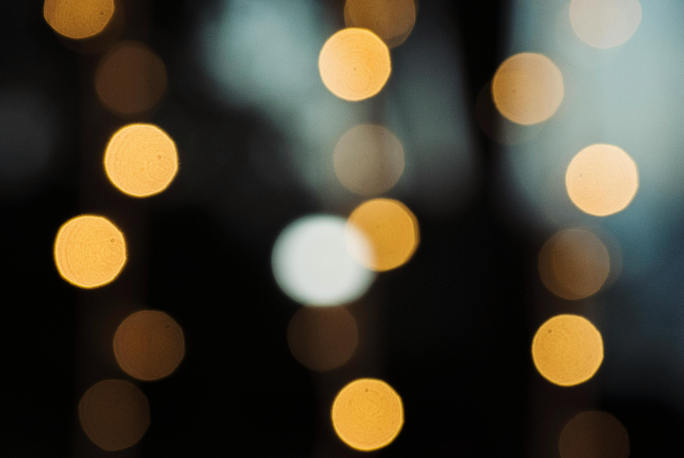
#> input picture project1/images/bright_blobs.png, 684 x 458 px
$ python convolution_implementation.py
#> lines starting #> are read from the running program, lines starting #| are printed output that depends on the picture
import cv2
import numpy as np
import os

def apply_convolution(image, filter):
    """
    Apply convolution to a single channel image using a square filter.
    Using zero-padding as boundary condition.
    Args:
        image: 2D numpy array (single channel)
        filter: 2D numpy array (square, odd-sized kernel)
    Returns:
        Filtered image as 2D numpy array
    """
    # Get dimensions
    img_height, img_width = image.shape
    filter_size = filter.shape[0]
    pad_size = filter_size // 2

    # Create padded image (zero padding)
    # If kernel size = 5, pad size = 2
    # np.pad pads 2 pixels on each side i.e. top, bottom, left, right
    padded_image = np.pad(image, pad_size, mode='constant', constant_values=0)

    # Initialize output image
    output = np.zeros_like(image, dtype=np.float64)

    # Perform convolution
    for i in range(img_height):
        for j in range(img_width):
            # Extract region of interest
            region = padded_image[i:i+filter_size, j:j+filter_size]
            # Apply filter (element-wise multiplication and sum)
            output[i, j] = np.sum(region * filter)

    # Clip values to valid range
    output = np.clip(output, 0, 255)
    return output.astype(np.uint8)


def get_filters():
    return {
        'box': np.ones((3, 3)) / 9,
        'gaussian': np.array([[1, 2, 1],
                              [2, 4, 2],
                              [1, 2, 1]]) / 16,
        'sobel_horizontal': np.array([[-1, -2, -1],
                                      [ 0,  0,  0],
                                      [ 1,  2,  1]]),
        'sobel_vertical': np.array([[-1,  0,  1],
                                    [-2,  0,  2],
                                    [-1,  0,  1]]),
        'sharpening': np.array([[ 0, -1,  0],
                                [-1,  5, -1],
                                [ 0, -1,  0]]),
        'emboss': np.array([[-2, -1,  0],
                            [-1,  1,  1],
                            [ 0,  1,  2]])
    }


def main():
    input_path = "./images/bright_blobs.png"
    # input_path = "./images/room.png"

    filter_name = "gaussian"  # choose from get_filters()
    output_folder = "./outputs/out_conv"
    os.makedirs(output_folder, exist_ok=True)

    # Read image in grayscale
    img = cv2.imread(input_path, cv2.IMREAD_GRAYSCALE)
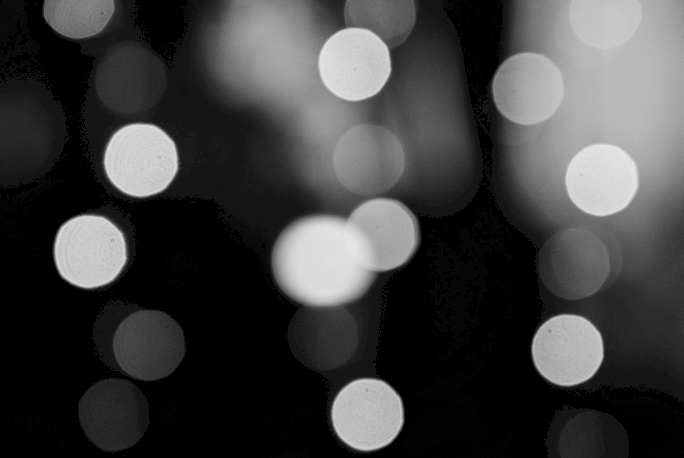
#> img: shape (458, 684); min 0, max 232, mean 62.9
    if img is None:
        print(f"Error: Could not read {input_path}")
        return

    # Get kernel
    filters = get_filters()
    if filter_name not in filters:
        print(f"Error: Filter {filter_name} not found")
        return
    kernel = filters[filter_name]

    # Apply convolution
    print("Applying convolution...")
    result = apply_convolution(img, kernel)
    print("Convolution done.")

    # Construct output filename
    base, ext = os.path.splitext(os.path.basename(input_path))
    output_path = f"{output_folder}/{base}_{filter_name}.png"

    # Concatenate original and result side by side
    combined = np.hstack((img, result))
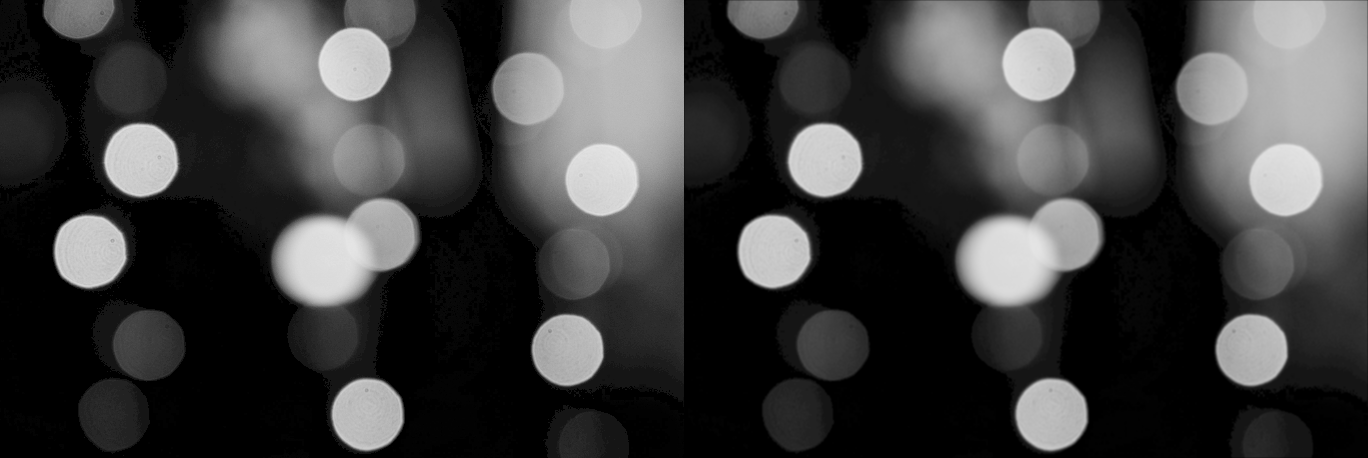
#> combined: shape (458, 1368); min 0, max 232, mean 62.7

    # Show images
    cv2.imshow("Original (left) vs Filtered (right)", combined)
    cv2.waitKey(5000)
    cv2.destroyAllWindows()

    # Save combined result
    cv2.imwrite(output_path, combined)
    print(f"Saved side-by-side result to {output_path}")

if __name__ == "__main__":
    main()

$ run again, with project1/images/room.png copied over project1/images/bright_blobs.png
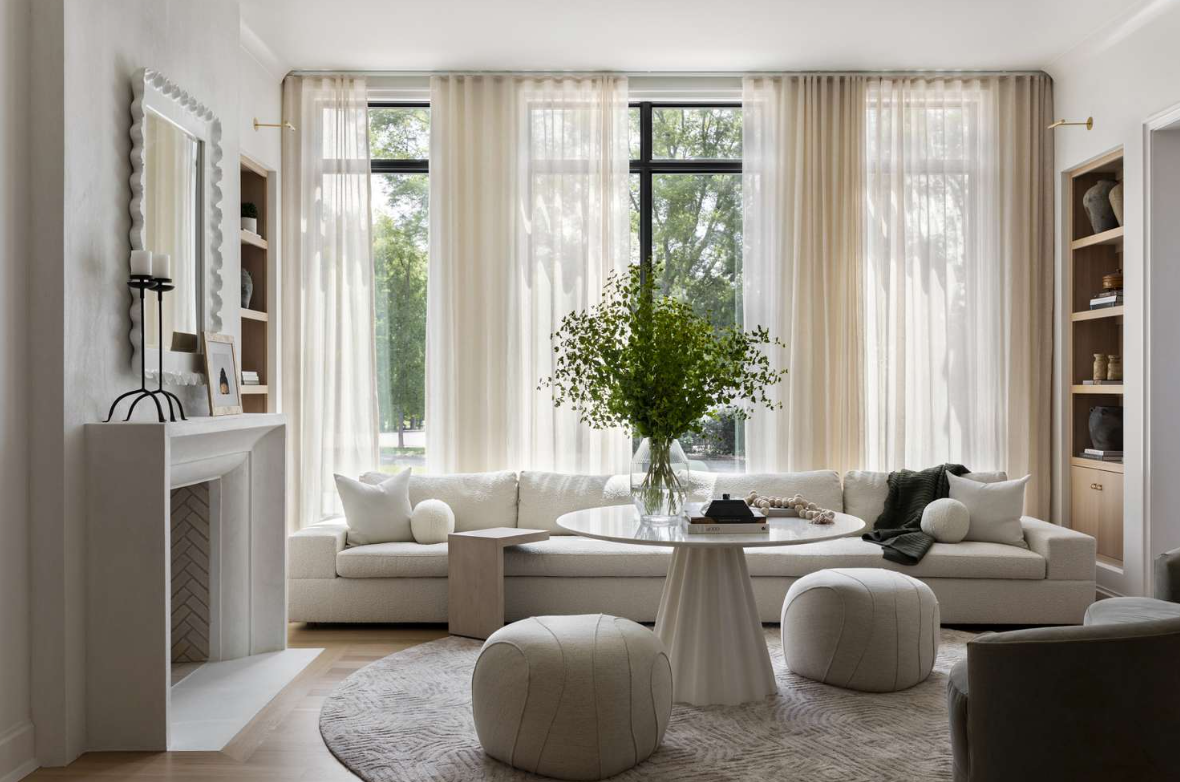
#> input picture project1/images/room.png, 1180 x 782 px
#> in apply_convolution, `padded_image = np.pad(image, pad_size, mode='constant', constant_value..`:
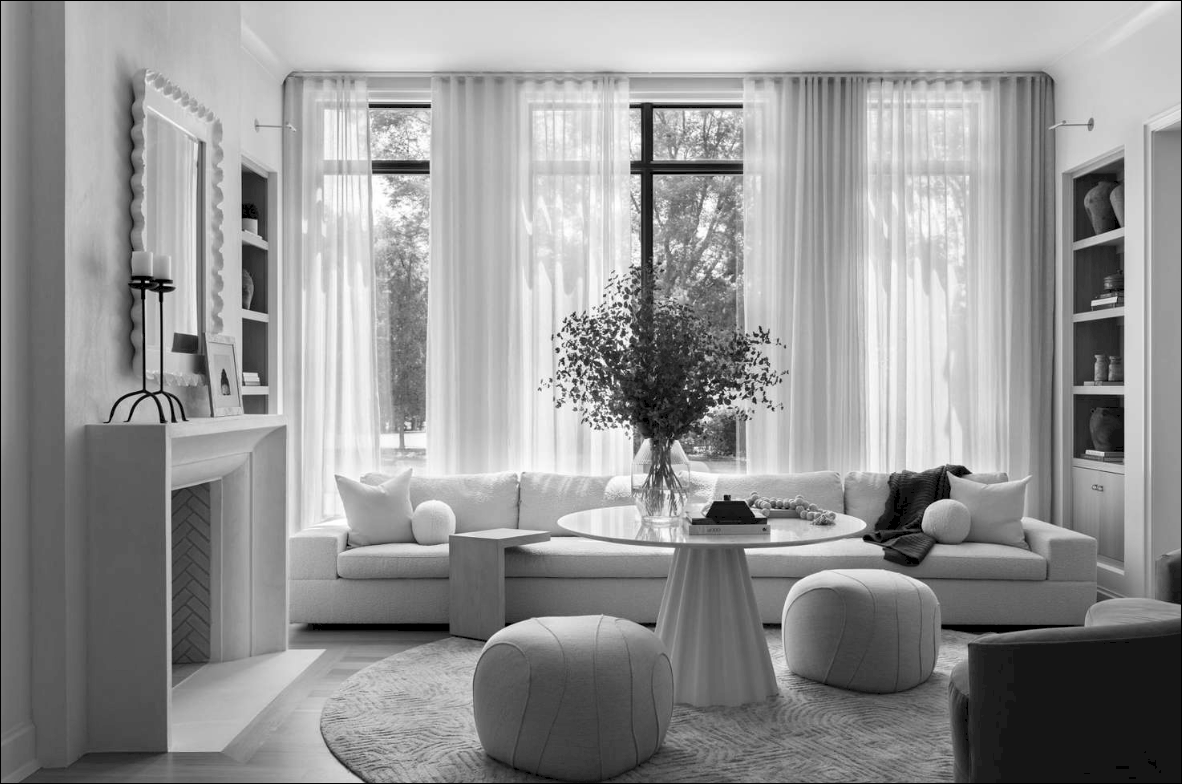
#> padded_image: shape (784, 1182); min 0, max 255, mean 148.7
#> in main, `combined = np.hstack((img, result))`:
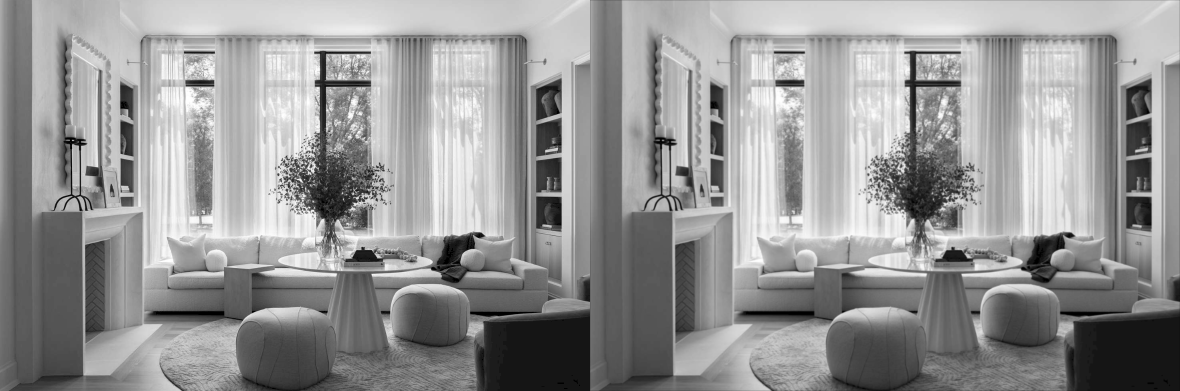
#> combined: shape (782, 2360) (shown at 1/2 size); min 0, max 255, mean 149.1
